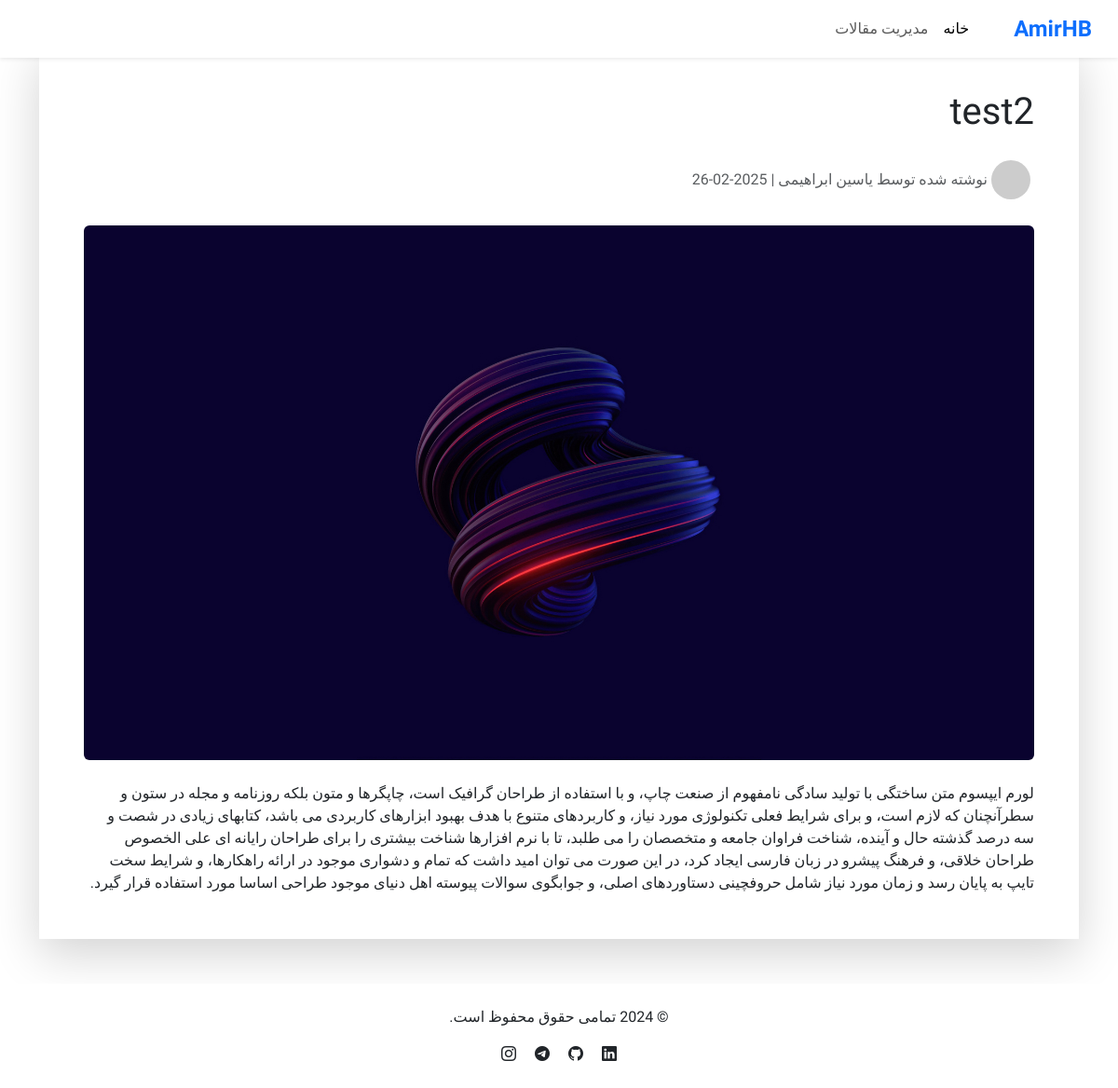
The app's page /components/ArticlePage.php?id=29 with its own data.
### tables this page shows
CREATE TABLE IF NOT EXISTS `articles` (
  `id` int NOT NULL AUTO_INCREMENT,
  `title` varchar(255) NOT NULL,
  `image_path` varchar(255) NOT NULL,
  `content` text NOT NULL,
  `author` varchar(30) NOT NULL,
  `date` date NOT NULL,
  PRIMARY KEY (`id`)
);

### components/ArticlePage.php (the view, shortened to what this page needs)
<?php
include '../components/Customnavbar.php';
include '../components/Customheader.php';
$conn = mysqli_connect("localhost", "root", "", "amirhb");
$id = isset($_GET['id']) ? (int)$_GET['id'] : 0;
$result = mysqli_query($conn, "SELECT * FROM articles WHERE id = $id");
if ($result && mysqli_num_rows($result) > 0) {
    $article = mysqli_fetch_array($result);
} else {
    echo "مقاله‌ای با این شناسه یافت نشد.";
    exit;
}
?>
<main class="container my-5">
    <article class="bg-white shadow-lg rounded-lg overflow-hidden">
        <div class="p-4 p-md-5">
            <h1 class="mb-4 font-weight-bold"><?php echo htmlspecialchars($article['title']); ?></h1>
            <div class="d-flex align-items-center mb-4 text-muted">
                <img src="https://placehold.co/40" alt="نویسنده" class="rounded-circle mr-2 p-1" width="50" height="50">
                <span>نوشته شده توسط <?php echo htmlspecialchars($article['author']); ?> | <?php echo htmlspecialchars($article['date']); ?></span>
            </div>
            <img src="<?php echo 'uploads/' . htmlspecialchars($article['image_path']); ?>" alt="تصویر مقاله" class="img-fluid article-img rounded mb-4">
            <div class="article-content">
                <?php echo nl2br(htmlspecialchars($article['content'])); ?>
            </div>
        </div>
    </article>
</main>
<?php
include '../components/Customfooter.php';
?>

### components/Customheader.php (shortened to what this page needs)
<!DOCTYPE html>
<html lang="fa" dir="rtl">
<head>
    <link href="https://cdn.jsdelivr.net/npm/bootstrap@5.3.0/dist/css/bootstrap.min.css" rel="stylesheet">
    <link href="https://cdn.jsdelivr.net/npm/bootstrap-icons@1.10.5/font/bootstrap-icons.css" rel="stylesheet">
</head>
<body>
<mian>

### components/Customnavbar.php (shortened to what this page needs)
<?php
include("./Customheader.php");
?>
<nav class="navbar navbar-expand-lg navbar-light bg-white fixed-top shadow-sm">
    <div class="container-fluid">
        <a class="navbar-brand fw-bold fs-4 text-primary" href="../index.php">AmirHB</a>
        <div class="collapse navbar-collapse justify-content-end" id="navbarNav">
            <ul class="navbar-nav ms-auto">
                <li class="nav-item">
                    <a class="nav-link active" aria-current="page" href="../index.php">خانه</a>
                </li>
                <li class="nav-item">
                    <a class="nav-link" href="./manageArticles.php">مدیریت مقالات</a>
                </li>
            </ul>
        </div>
    </div>
</nav>

### components/Customfooter.php (shortened to what this page needs)
        <footer class="bg-white text-dark py-4">
            <div class="container text-center">
                <p>&copy; 2024 تمامی حقوق محفوظ است.</p>
                <div class="social-icons mt-3">
                    <a href="#" class="text-dark mx-2"><i class="bi bi-linkedin"></i></a>
                    <a href="#" class="text-dark mx-2"><i class="bi bi-github"></i></a>
                    <a href="#" class="text-dark mx-2"><i class="bi bi-telegram"></i></a>
                    <a href="#" class="text-dark mx-2"><i class="bi bi-instagram"></i></a>
                </div>
            </div>
        </footer>
    </body>
</html>

### components/Customheader.php (style rules this page uses)
body { font-family: 'Vazirmatn', sans-serif; }

### records on screen
articles: title "test2", author "یاسین ابراهیمی", date "2025-02-26", image_path (picture), content "لورم ایپسوم متن ساختگی با تولید سادگی نامفهوم از صنعت چاپ، و با استفاده از طراحان گرافیک است، چاپگرها و متون بلکه روزنامه و مجله در ستون و سطرآنچنان که لازم است، و برای شرایط فعلی تکنولوژی مورد نیاز، و کاربردهای متنوع با هدف بهبود ابزارهای کاربردی می باشد، کتابهای زیادی در شصت و سه درصد گذشته حال و آینده، شناخت فراوان جامعه و متخصصان را می طلبد، تا با نرم افزارها شناخت بیشتری را برای طراحان رایانه ای علی الخصوص طراحان خلاقی، و فرهنگ پیشرو در زبان فارسی ایجاد کرد، در این صورت می توان امید داشت که تمام و دشواری موجود در ارائه راهکارها، و شرایط سخت تایپ به پایان رسد و زمان مورد نیاز شامل حروفچینی دستاوردهای اصلی، و جوابگوی سوالات پیوسته اهل دنیای موجود طراحی اساسا مورد استفاده قرار گیرد."
